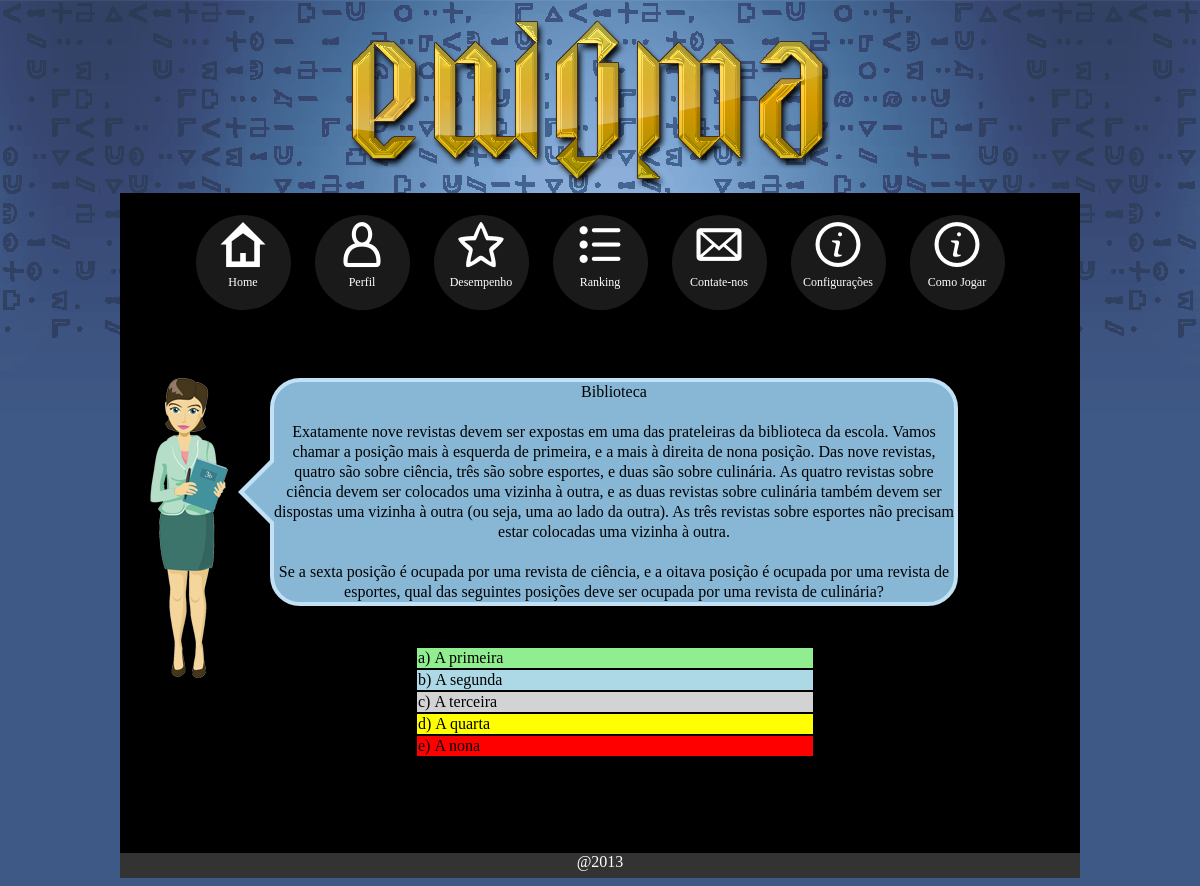
/sistema.php?page=jogo&id=4 (signed in), run on the app's committed database.
### tables this page shows
CREATE TABLE IF NOT EXISTS `assunto` (
  `idassunto` int(11) NOT NULL AUTO_INCREMENT,
  `nome` text NOT NULL,
  `conteudo` longtext NOT NULL,
  PRIMARY KEY (`idassunto`)
);

CREATE TABLE IF NOT EXISTS `pergunta` (
  `id_pergunta` int(11) NOT NULL AUTO_INCREMENT,
  `idassunto` int(11) NOT NULL,
  `pergunta` varchar(2000) NOT NULL,
  `op1` varchar(2000) NOT NULL,
  `op2` varchar(2000) NOT NULL,
  `op3` varchar(2000) NOT NULL,
  `op4` varchar(2000) NOT NULL,
  `op5` varchar(2000) NOT NULL,
  `cop` varchar(1) NOT NULL,
  PRIMARY KEY (`id_pergunta`),
  KEY `idassunto` (`idassunto`)
);

### includes/conexao.class.php (called while the page is built, shortened)
<?php
class dbrs{
    function dbrs($sql,$ret){
    $ret=($ret==1)?"exeret":"exenr";
    $this->$ret($sql);
    }
    function exeret($sqlquery){
        $this->rs = mysql_query($sqlquery) or die(mysql_error());
        while($row=mysql_fetch_array($this->rs)){
            $this->rows[] = $row;
        }
    }
}
?>

### jogo.php (the view, shortened to what this page needs)
<?php
require_once("includes/usuarios.class.php");
require_once("includes/conexao.class.php");
$id = $_GET["id"];
$quiz = new dbrs("SELECT * FROM pergunta INNER JOIN assunto ON assunto.idassunto = pergunta.idassunto WHERE pergunta.idassunto= $id",1);
$qNum = intval($_SESSION["num"]);
?>
<div class="avatar">
	<div class = "balaodialogo">
		<?php echo($quiz->rows[$qNum]["nome"])?> </br></br>
		<?php echo($quiz->rows[$qNum]["conteudo"])?>  </br></br>
		<?php echo($quiz->rows[$qNum]["pergunta"])?>
	</div>
	<table align="center" style="boder:0; width:400px; height:100px">
		<tr>
		<td style="background:lightgreen; color:#000"> a) <?php echo '<a href="sistema.php?page=jogo&id=',$id,'&a=1">',$quiz->rows[$qNum]["op1"],'</a>'; ?></td>
		</tr><tr>
		<td style="background:lightblue; color:#000"> b) <?php echo("<a href=\"sistema.php?page=jogo&id=$id&a=2\">".$quiz->rows[$qNum]["op2"]."</a>")?></td>
		</tr><tr>
		<td style="background:lightgray; color:#000"> c) <?php echo("<a href=\"sistema.php?page=jogo&id=$id&a=3\">".$quiz->rows[$qNum]["op3"]."</a>")?></td>
		</tr><tr>
		<td style="background:yellow; color:#000"> d) <?php echo("<a href=\"sistema.php?page=jogo&id=$id&a=4\">".$quiz->rows[$qNum]["op4"]."</a>")?></td>
		</tr><tr>
		 <td style="background:red; color:#000"> e) <?php echo("<a href=\"sistema.php?page=jogo&id=$id&a=5\">".$quiz->rows[$qNum]["op5"]."</a>")?></td>
		</tr>
	</table>
</div>

### css/template.css (style rules this page uses)
body { background:#3f5986 url(../layout/bg.png) repeat-x top center; width: 960px; margin-left: auto; margin-right: auto; margin-top: 20px; }
.avatar { background-image:url(../images/mulher.png); background-repeat: no-repeat; text-align: left; margin-left: 30px; }
.balaodialogo { position: relative; margin-top: 30px; margin-left: 120px; margin-bottom: 40px; background-color: #88b7d5; border: 4px solid #c2e1f5; border-radius: 30px; width: 680px; height: auto; line-height: 20px; color: black; text-align: center; }
.balaodialogo:after, .balaodialogo:before { right: 100%; border: solid transparent; content: " "; height: 0; width: 0; position: absolute; pointer-events: none; }
.balaodialogo:after { border-color: rgba(136, 183, 213, 0); border-right-color: #88b7d5; border-width: 30px; top: 50%; margin-top: -30px; }
.balaodialogo:before { border-color: rgba(194, 225, 245, 0); border-right-color: #c2e1f5; border-width: 36px; top: 50%; margin-top: -36px; }

### css/default.css (style rules this page uses)
*, *:after, *:before { -webkit-box-sizing: content-box; -moz-box-sizing:content-box; box-sizing: content-box; }
a { color: #000; font-family: Comic Sans, Comic Sans MS, cursive; text-decoration: none; }

### data on the page
assunto: nome "Biblioteca", conteudo "Exatamente nove revistas devem ser expostas em uma das prateleiras da biblioteca da escola. Vamos chamar a posição mais à esquerda de primeira, e a mais à direita de nona posição. Das nove revistas, quatro são sobre ciência, três são sobre esportes, e duas são sobre culinária. As quatro revistas sobre ciência devem ser colocados uma vizinha à outra, e as duas revistas sobre culinária também devem ser dispostas uma vizinha à outra (ou seja, uma ao lado da outra). As três revistas sobre esportes não precisam estar colocadas uma vizinha à outra."
pergunta: pergunta "Se a sexta posição é ocupada por uma revista de ciência, e a oitava posição é ocupada por uma revista de esportes, qual das seguintes posições deve ser ocupada por uma revista de culinária?", op1 "A primeira", op2 "A segunda", op3 "A terceira", op4 "A quarta", op5 "A nona"
